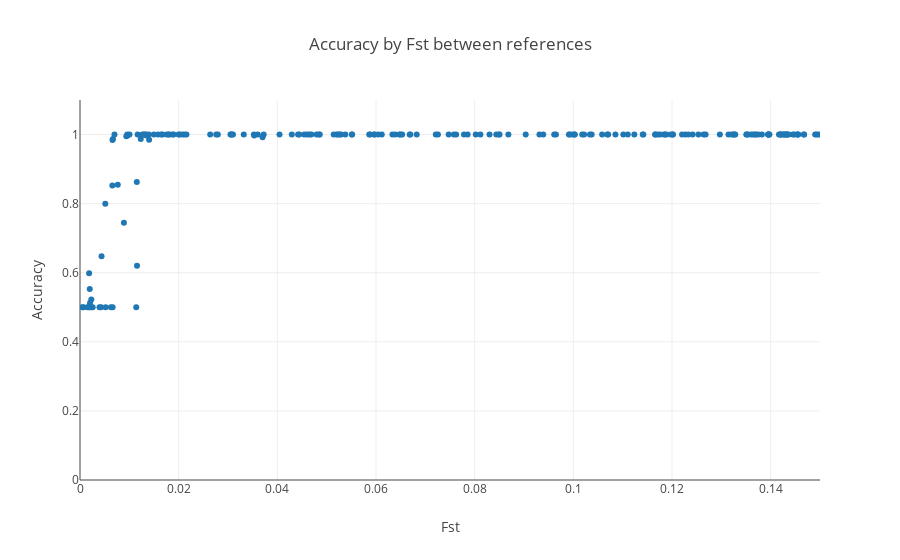

The notebook cell saved with this chart:
### Code cell
coords= {z:[x for x in range(len(labs)) if labs[x] == z] for z in list(set(labs))}
Accuracy= []
where= []
Outlier_rate= []

Like_ratio= []
Misshaps= []

labels= [1,2]

for bl in Blocks[1].keys():
    outliers= [x for x in range(len(Blocks[1][bl])) if Blocks[1][bl][x] == len(labels) + 1]
    non_outlier= [x for x in range(len(Blocks[1][bl])) if Blocks[1][bl][x] != len(labels) + 1]
    misshaps= [x for x in range(len(Blocks[1][bl])) if Blocks[1][bl][x] != Blocks_truth[1][bl][x] and Blocks[1][bl][x] in labels]
    
    light_ration= {
        x: [Windows[1][bl][z-1][0][x] for z in labels] for x in non_outlier
    }
    
    if len(labels) == 2:
        light_ration= {
            x:(min(light_ration[x])) / max(light_ration[x]) for x in light_ration.keys()
        }
        
        Like_ratio.extend([light_ration[x] for x in sorted(light_ration.keys())])
        Misshaps.extend([int(x in misshaps) for x in sorted(light_ration.keys())])
    
    gp_non_out= {
        z: float(len([x for x in non_outlier if Blocks_truth[1][bl][x]==z])) for z in labels
    }
    
    gp_out= {
        z: float(len([x for x in outliers if Blocks_truth[1][bl][x]==z])) for z in labels
    }
    
    gp_non_out= {
        z: gp_non_out[z] for z in gp_non_out.keys() if gp_non_out[z]
    }
    
    gp_out= {
        z: gp_out[z] for z in gp_out.keys() if gp_out[z]
    }
    
    if not gp_out:
        out_rate= 0
    else:
        out_rate= np.mean([gp_out[z] / len(Blocks_truth[1][bl][Blocks_truth[1][bl] == z]) for z in gp_out.keys()])
    
    rate= np.mean([1 - len([x for x in misshaps if Blocks_truth[1][bl][x]==z]) / gp_non_out[z] for z in gp_non_out.keys()])
    
    Outlier_rate.append(out_rate)
    Accuracy.append(rate)
    where.append(bl)


fig_data= [go.Scatter(
y= Accuracy,
x= Fst_crawl,
mode= 'markers'
)
]

layout = go.Layout(
    title= 'Accuracy by Fst between references',
    yaxis=dict(
        title='Accuracy',
        range= [0,1.1]),
    xaxis=dict(
        title='Fst',
        range= [0,.15])
)

fig= go.Figure(data=fig_data, layout=layout)
iplot(fig)

### Figure 1 — Plotly figure (JSON) as saved in the notebook; plotly's stock layout.template omitted (floating-point values rounded to 4 significant figures; data arrays with more than 128 entries replaced by an {"elided": "..."} marker saying what was removed)
{"data": [{"mode": "markers", "type": "scatter", "uid": "56ad253a-21cb-4621-b84f-82e12cf30766", "x": {"elided": "200 float values"}, "y": {"elided": "200 float values"}}], "layout": {"title": "Accuracy by Fst between references", "xaxis": {"range": [0, 0.15], "title": "Fst"}, "yaxis": {"range": [0, 1.1], "title": "Accuracy"}}}
